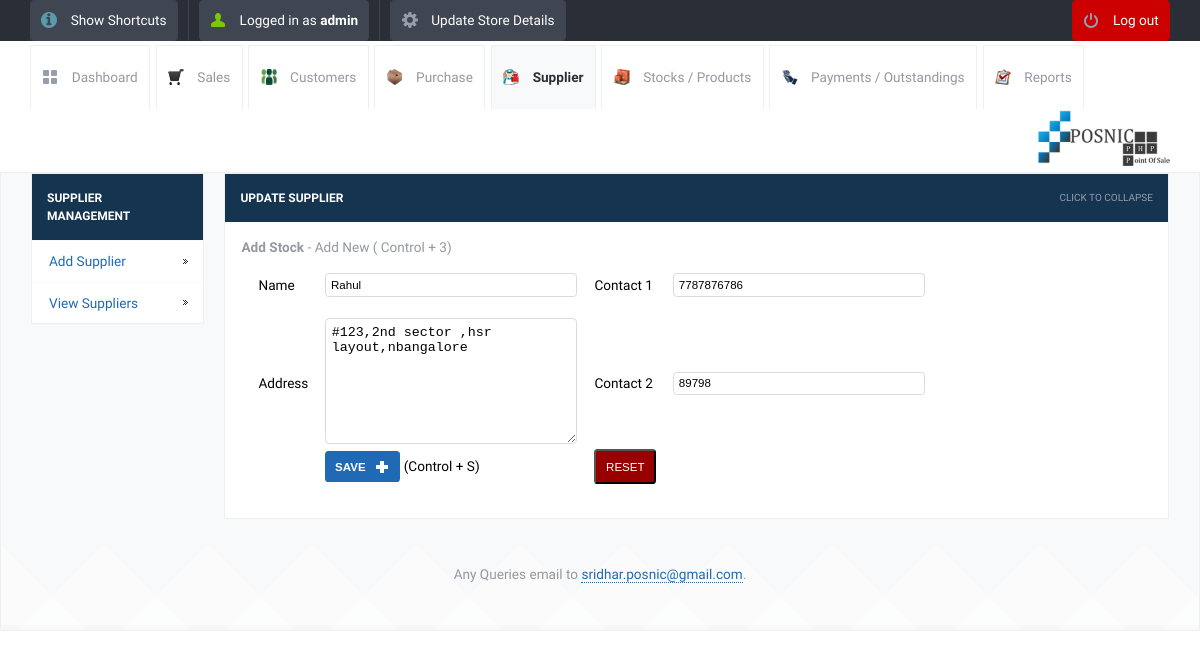
The app's page /update_supplier.php?sid=37&table=supplier_details&return=view_supplier.php (signed in) with its own data.
### tables this page shows
CREATE TABLE IF NOT EXISTS `supplier_details` (
  `id` int(10) unsigned NOT NULL AUTO_INCREMENT,
  `supplier_name` varchar(200) NOT NULL,
  `supplier_address` varchar(500) NOT NULL,
  `supplier_contact1` varchar(100) NOT NULL,
  `supplier_contact2` varchar(100) NOT NULL,
  `balance` int(11) NOT NULL,
  PRIMARY KEY (`id`)
);

### config.php (called while the page is built)
<?php $config["database"] = "Integral"; $config["host"]= "localhost";$config["username"]= "homestead"; $config["password"]= "secret";?>

### lib/db.class.php (called while the page is built, shortened)
<?php
  class DB
  {
    var $connection;
    function DB($base, $server, $user, $pass)
    {
      $this->connection = mysqli_connect($server, $user, $pass,"Integral",33060);
    }
    function queryUniqueObject($query, $debug = -1)
    {
      $query = "$query LIMIT 1";
      $result = mysqli_query($this->connection,$query) or $this->debugAndDie($query);
      return mysqli_fetch_object($result);
    }
    function getMicroTime()
    {
      list($msec, $sec) = explode(' ', microtime());
      return floor($sec / 1000) + $msec;
    }
  }
?>

### init.php (called while the page is built, shortened)
<?php
	include("lib/db.class.php");
	$db = new DB($config['database'], $config['host'], $config['username'], $config['password']);
?>

### update_supplier.php (the view, shortened to what this page needs)
<?php
include_once("init.php");
?>
<!DOCTYPE html>
<html lang="en">
<head>
	<link rel="stylesheet" href="css/style.css">
	<?php include_once("tpl/common_js.php"); ?>
</head>
<body>
	<?php include_once("tpl/top_bar.php"); ?>
	<div id="header-with-tabs">
		<div class="page-full-width cf">
			<ul id="tabs" class="fl">
				<li><a href="dashboard.php" class="dashboard-tab">Dashboard</a></li>
				<li><a href="view_sales.php" class=" sales-tab">Sales</a></li>
				<li><a href="view_customers.php" class=" customers-tab">Customers</a></li>
				<li><a href="view_purchase.php" class="purchase-tab">Purchase</a></li>
				<li><a href="view_supplier.php" class=" active-tab supplier-tab">Supplier</a></li>
				<li><a href="view_product.php" class="stock-tab">Stocks / Products</a></li>
				<li><a href="view_payments.php" class="payment-tab">Payments / Outstandings</a></li>
				<li><a href="view_report.php" class="report-tab">Reports</a></li>
			</ul>
			<a href="#" id="company-branding-small" class="fr"><img src="<?php if(isset($_SESSION['logo'])) { echo "upload/".$_SESSION['logo'];}else{ echo "upload/posnic.png"; } ?>" alt="Point of Sale" /></a>
		</div>
	</div>
	<div id="content">
		<div class="page-full-width cf">
			<div class="side-menu fl">
				<h3>Supplier Management</h3>
				<ul>
					<li><a href="add_supplier.php">Add Supplier</a></li>
					<li><a href="view_supplier.php">View Suppliers</a></li>
				</ul>
			</div>
			<div class="side-content fr">
				<div class="content-module">
					<div class="content-module-heading cf">
						<h3 class="fl">Update Supplier</h3>
						<span class="fr expand-collapse-text">Click to collapse</span>
					</div>
						<div class="content-module-main cf">
				<form name="form1" method="post" id="form1" action="">
                  <p><strong>Add Stock </strong> - Add New ( Control + 3)</p>
                  <table class="form"  border="0" cellspacing="0" cellpadding="0">
				<?php
				if(isset($_GET['sid']))
				$id=$_GET['sid'];
				$line = $db->queryUniqueObject("SELECT * FROM supplier_details WHERE id=$id");
				?>
					<form name="form1" method="post" id="form1" action="">
                    <tr>
					<td>Name</td>
                      <td><input name="name" type="text" id="name" maxlength="200"  class="round default-width-input" value="<?php echo $line->supplier_name ; ?> "/></td>
                   <td>Contact 1 </td>
                      <td><input name="contact1"  type="text" id="buyingrate" maxlength="20"   class="round default-width-input"
					  value="<?php echo $line->supplier_contact1; ?>" /></td>
                    </tr>
                    <tr>
                      <td>&nbsp;</td>
                      <td>&nbsp;</td>
                    </tr>
                    <tr>
                      <td>Address</td>
                      <td><textarea name="address"  cols="15" class="round full-width-textarea" ><?php echo $line->supplier_address; ?></textarea></td>
                    <td>Contact 2 </td>
                      <td><input name="contact2"  type="text" id="sellingrate" maxlength="20"  class="round default-width-input"
					  value="<?php echo $line->supplier_contact2; ?>" /></td>
                    </tr>
                    <tr>
                      <td>
					  </td>
                      <td>
                        <input  class="button round blue image-right ic-add text-upper" type="submit" name="Submit" value="Save">
						(Control + S)</td>
                        <td align="right"><input class="button round red   text-upper"  type="reset" name="Reset" value="Reset"> </td>
                    </tr>
                  </table>
                </form>
					</div>
				</div>
		</div>
	</div>
	<div id="footer">
		<p>Any Queries email to <a href="mailto:sridhar.posnic@gmail.com?subject=Stock%20Management%20System">sridhar.posnic@gmail.com</a>.</p>
	</div>
</body>
</html>

### records on screen
supplier_details: name "Rahul", contact1 "7787876786", address "#123,2nd sector ,hsr layout,nbangalore", contact2 "89798"

### other values on screen
$POSNIC['username'] "admin"
